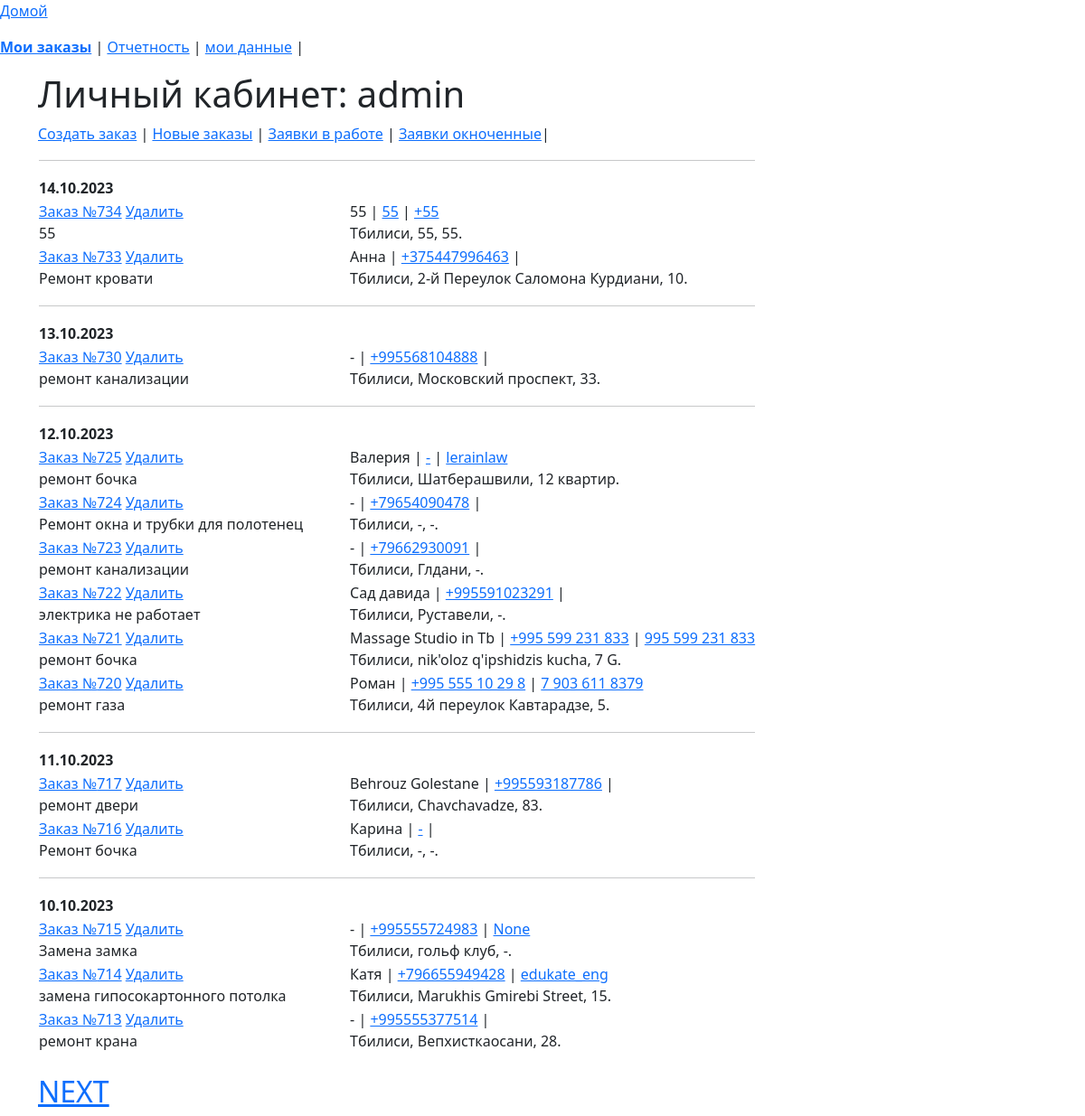
Before: /list_order (signed in) with the older database file.
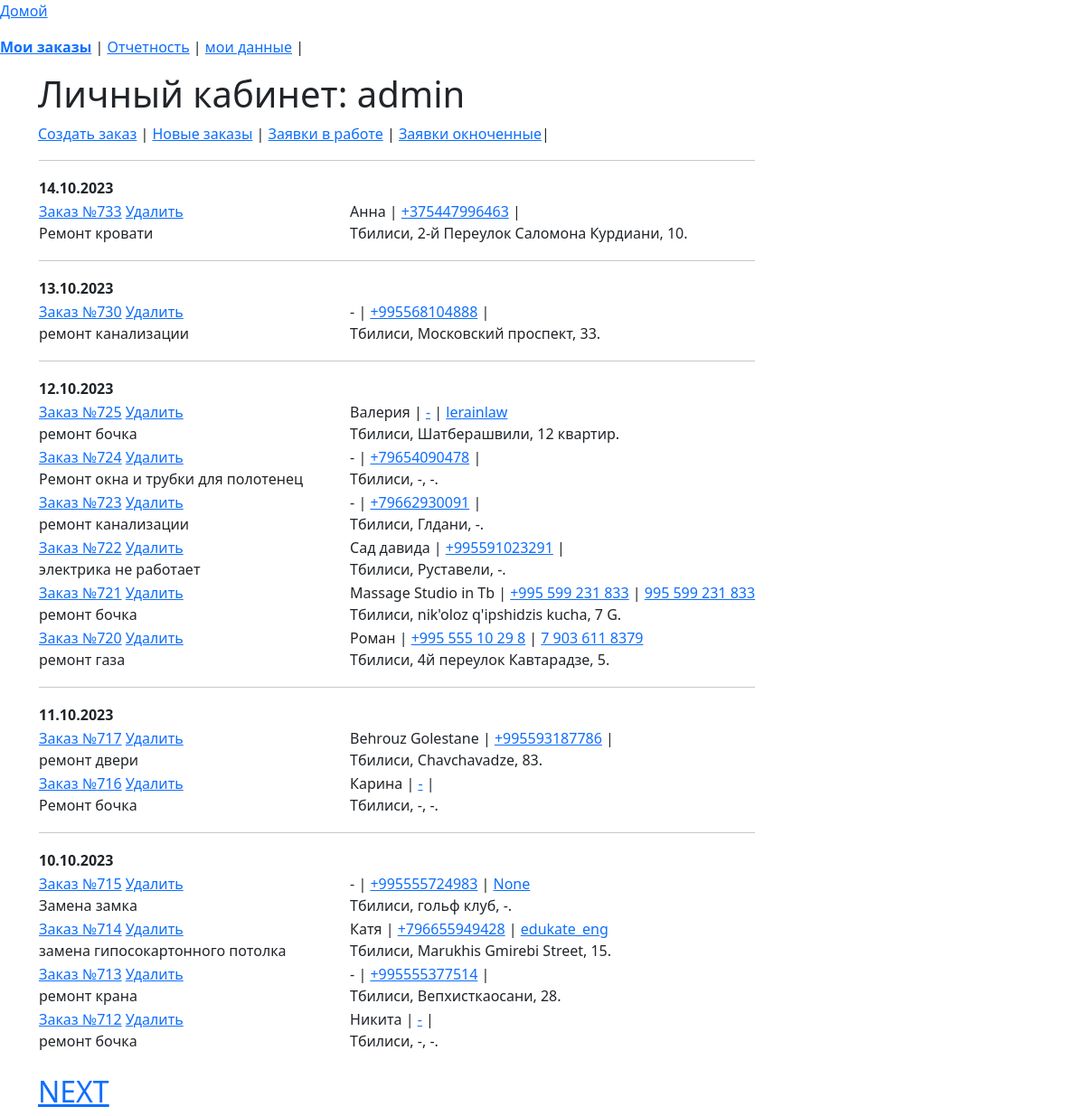
After: the same page with the newer database file.
### app_site/models.py (models this page shows)
class OrderList(models.Model):
    time_in = models.DateTimeField(auto_now_add=True, verbose_name='Дата заказа')
    time_out = models.DateTimeField(null=True, blank=True, verbose_name='Дата выполнения')
    repairer_id = models.ForeignKey(User, on_delete=models.SET_NULL, null=True, blank=True,
                                    verbose_name='Мастер', default='', )
    price = models.DecimalField(decimal_places=2, max_digits=7, null=True, blank=True, verbose_name='Стоимость работ')
    text_order = models.CharField(max_length=1500, verbose_name='Описание проблемы', blank=True, null=True)
    customer_name = models.CharField(max_length=50, verbose_name='Ваше имя')
    customer_phone = models.CharField(max_length=16, verbose_name='Номер телефона')
    customer_telegram = models.CharField(max_length=26, verbose_name='Телеграм', blank=True, null=True)
    customer_code = models.CharField(max_length=16, verbose_name='Код организации', blank=True, null=True)
    address_city = models.CharField(max_length=2, choices=CITY_CHOICES, default='TB', null=True, blank=True,
                                    verbose_name='Город')
    order_status = models.CharField(max_length=3, choices=ORDER_STATUS, default='BEG', null=True, blank=True,
                                    verbose_name='Статус заказа')
    address_street_app = models.CharField(max_length=150, verbose_name='Улица', null=True, blank=True)
    address_num = models.CharField(max_length=10, verbose_name='Номер дома', null=True, blank=True)
    services = models.ManyToManyField('Service', through='Invoice')
    class Meta:
        verbose_name = 'Список заказов'
        verbose_name_plural = 'Список заказов'

### app_site/views.py (the view)
# urls.py: path('list_order', OrderManagementSystem.as_view(), name='list_order'),
class OrderManagementSystem(LoginRequiredMixin, ListView):
    model = OrderList
    context_object_name = 'order'
    template_name = 'order_list.html'
    def get_queryset(self):
        if not self.request.GET.get('work_status'):
            self.queryset = OrderList.objects\
                .filter(repairer_id=self.request.user)\
                .order_by("-pk")
        else:
            self.queryset = OrderList.objects \
                .filter(repairer_id=self.request.user, order_status=self.request.GET.get('work_status')) \
                .order_by("-pk")
        return self.queryset[0:14]
    def get_context_data(self, **kwargs):
        context = super().get_context_data(**kwargs)
        context['form'] = OrderForm
        return context

### app_site/templatetags/custom_filters.py (called while the page is built)
@register.filter()
def choice_tag(value, A):
    try:
        if A == 'city':
            a = dict(CITY_CHOICES)
        elif A == 'status_order':
            a = dict(ORDER_STATUS)
        elif A == 'month':
            a = dict(MONTH)
        elif A == 'work_type':
            a = dict(WORK_CHOICES)
        return f'{a[value]}'
    except KeyError:
        return f''

### templates/order_list.html (shortened to what this page needs)
{% extends 'flatpages/default_user.html' %}
{% load custom_filters %}
{% load custom_tags %}
{% block body %}
<a href="#----"  onclick="show_create_order_form(document.getElementById('form'))"
                      id="link_create_order_form">Создать заказ</a> |
{% if request.GET.work_status == 'SND' %}
<a href="{% url 'list_order' %}?work_status=SND"><b>Новые заказы</b></a> |
{% else %}
<a href="{% url 'list_order' %}?work_status=SND">Новые заказы</a> |
{% endif %}
{% if request.GET.work_status == 'RCV' %}
<a href="{% url 'list_order'%}?work_status=RCV"><b>Заявки в работе</b></a> |
{% else %}
<a href="{% url 'list_order'%}?work_status=RCV">Заявки в работе</a> |
{% endif %}
{% if request.GET.work_status == 'END' %}
<a href="{% url 'list_order'%}?work_status=END"><b>Заявки окноченные</b></a>|
{% else %}
<a href="{% url 'list_order'%}?work_status=END">Заявки окноченные</a>|
{% endif %}
<table id="head" >
    {% regroup order by time_in|date:"d.m.Y" as day %}
        {% for y in day %}
        <tr><td  colspan="6"><hr></td></tr>
        <tr>
            <td  colspan="6">
                <b>{{ y.grouper }}</b>
            </td>
        <tr>
            {% for i in y.list %}
            <tr>
                <td>
                    <a href="{% url 'invoice' i.pk %}" id="order_{{ i.pk }}">Заказ №{{ i.pk}}</a>
                    <a href="{% url 'delete-order' i.pk %}" id="delete_{{ i.pk }}">Удалить</a><br>
                    <span id="text_order_{{ i.pk }}">{{ i.text_order|truncatechars:70 }}</span>
                </td>
                <td width = 50></td>
                <td><span id="customer_name_{{ i.pk }}">{{ i.customer_name }}</span> |
                    <a href="tel:+{{ i.customer_phone }}" title="Телефон" id="customer_phone_{{ i.pk }}">{{ i.customer_phone }}</a> |
                    <a href="https://t.me/{{ i.customer_telegram|cut:'@' }}" title="Телеграм" id="customer_telegram_{{ i.pk }}">
                        {{ i.customer_telegram }}</a>
                    <br>
                    <span id="city_{{ i.pk }}">{{ i.address_city|choice_tag:'city'}}</span>,
                    <span id="street_app_{{ i.pk }}">{{ i.address_street_app }}</span>,
                    <span id="num_{{ i.pk }}">{{ i.address_num }}</span>.
                </td>
                </tr>
            {% endfor %}
        {% endfor %}
    </tr>
</table>
<br>
<h2>
    {% if order.13.pk %}
        <a href="../listorderjson?last_pk={{ order.13.pk }}&work_status=ALL" class="p" id="paginator_next">NEXT</a>
    {% endif %}
</h2>
{% endblock body %}

### templates/flatpages/default_user.html (shortened to what this page needs)
{% load static %}
<!doctype html>
<html lang="en">
  <head>
    <link href="https://cdn.jsdelivr.net/npm/bootstrap@5.3.0/dist/css/bootstrap.min.css" rel="stylesheet">
  </head>
  <body>
<p><a href="{% url 'home' %}" >Домой</a></p>
{% url 'list_order' as the_url1 %}
{% url 'stat' as the_url2 %}
{% url 'user' request.user.id as the_url3 %}
<p>
{% if the_url1 in request.get_full_path  %}
<a href="{{ the_url1 }}"><b>Мои заказы</b></a> |
{% else %}
<a href="{{ the_url1 }}">Мои заказы</a> |
{% endif %}
{% if the_url2 in request.get_full_path  %}
<a href="{{ the_url2 }}"><b>Отчетность</b></a> |
{% else %}
<a href="{{ the_url2 }}">Отчетность</a> |
{% endif %}
{% if the_url3 in request.get_full_path  %}
<a href="{{ the_url3 }}"><b>мои данные</b></a> |
{% else %}
<a href="{{ the_url3 }}">мои данные</a> |
{% endif %}
</p>
<div class="container">
<h1 class="test">Личный кабинет: {{ user.username }}</h1>
{% block body %}
{% endblock body%}
</div>
  </body>
</html>

Changed rows visible on the page:
removed OrderList: pk "734", text_order "55", customer_name "55", customer_phone "55", customer_telegram "+55", address_city|choice_tag "Тбилиси", address_street_app "55", address_num "55", shown under "14.10.2023"
now on this page (row unchanged): OrderList: pk "712", text_order "ремонт бочка", customer_name "Никита", customer_phone "-", address_city|choice_tag "Тбилиси", address_street_app "-", address_num "-", shown under "10.10.2023"
